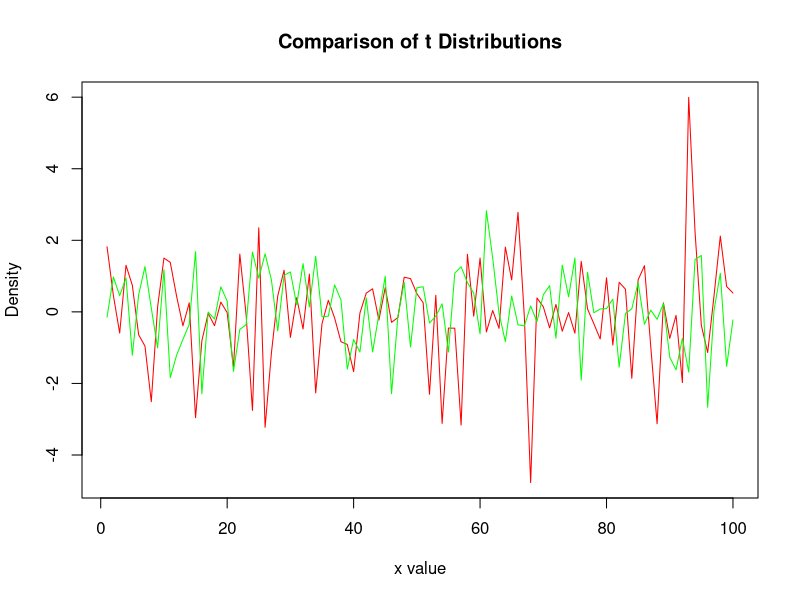

This chart was generated by the following R code: (Note: this script raises an error after producing the figure.)
## ---- chunk 1
#1.
n <- 100
p <- 10
s <- 3
set.seed(0)
x <- matrix(rnorm(n*p), n, p)
b <- c(-0.7, 0.7, 1, rep(0, p-s))
y <- x %*% b + rt(n, df=2)
cor(x,y)
## ---- chunk 2
#2.
plot(rt(n, df=3), type="l",xlab="x value",
  ylab="Density", main="Comparison of t Distributions",col="red")
lines(rnorm(n),type="l",xlab="x value",
  ylab="Density", main="Comparison of t Distributions",col="green")


## ---- chunk 3
#3.

huber.loss<-function(beta){
  r<-resid(lm(y~x))
  psi <- function(r, c = 1) {
  return(ifelse(r^2 > c^2, 2*c*abs(r) - c^2, r^2))
  }
  
  return(sum(psi))
}
huber.loss(beta = r)
## ---- chunk 4
#4.
install.packages("numDeriv")
library("numDeriv")

grad.descent <- function(f, x0, max.iter = 200, step.size = 0.001, stopping.deriv = 0.1, ...) {
  
  n    <- length(x0)
  xmat <- matrix(0, nrow = n, ncol = max.iter)
  xmat[,1] <- x0
  
  for (k in 2:max.iter) {
    # Calculate the gradient
    grad.cur <- grad(f, xmat[ ,k-1], ...) 
    
    # Should we stop?
    if (all(abs(grad.cur) < stopping.deriv)) {
      k <- k-1; break
    }
    
    # Move in the opposite direction of the grad
    xmat[ ,k] <- xmat[ ,k-1] - step.size * grad.cur
  }
  
  xmat <- xmat[ ,1:k] # Trim
  return(list(x = xmat[,k], xmat = xmat, k = k))
}


grad.descent(huber.loss,rep(0, p))
